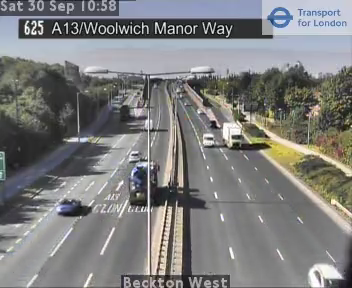
#> input picture frame 26 of trafficCounter/inputs/625_201709301058.mp4, 352 x 288 px
$ python histogram_extraction.py
#> lines starting #> are read from the running program, lines starting #| are printed output that depends on the picture; long printed decimals are rounded
#!/usr/bin/env python3
# -*- coding: utf-8 -*-
"""
Created on Thu Jul 20 10:28:47 2017

@author: alexdrake
"""

import cv2
import numpy as np
from matplotlib import pyplot as plt
import os

# get working directory
loc = os.path.abspath('')

cap = cv2.VideoCapture(loc+'/trafficCounter/inputs/625_201709301058.mp4')

# get frame size
w = int(cap.get(cv2.CAP_PROP_FRAME_WIDTH))
h = int(cap.get(cv2.CAP_PROP_FRAME_HEIGHT))

# create a mask
mask1 = np.zeros((h,w), np.uint8)
mask1[188:258, 30:140] = 255

mask2 = np.zeros((h,w), np.uint8)
mask2[188:258, 190:260] = 255

while(1):
    ret, frame = cap.read()
#> frame is the input picture: shape (288, 352, 3); mean B, G, R 125.7, 126.1, 125.8

    if ret == True:
        # convert BGR to HSV
        frame = cv2.cvtColor(frame, cv2.COLOR_BGR2HSV)
#> frame: shape (288, 352, 3); mean H, S, V 68.9, 22.9, 131.6

        # add mask to each frame
        frame1 = cv2.bitwise_and(frame, frame, mask=mask1)
#> frame1: shape (288, 352, 3); mean H, S, V 5.1, 0.6, 10.8
        frame2 = cv2.bitwise_and(frame, frame, mask=mask2)
#> frame2: shape (288, 352, 3); mean H, S, V 2.4, 0.2, 6.2

        #hist_full = cv2.calcHist([frame],[2],None,[256],[0, 256])
        hist_mask1 = cv2.calcHist([frame1],[2],mask1,[256],[50, 256])
#> hist_mask1 = 256 values, max 172 at index 106, min 0 at index 5, mean 29.36
        hist_mask2 = cv2.calcHist([frame2],[2],mask2,[256],[50, 256])
#> hist_mask2 = 256 values, max 274 at index 103, min 0 at index 5, mean 19.09

        # calculate summary stats
        stats = np.array([["Count",np.count_nonzero(hist_mask1)],
                           ["Max",np.max(hist_mask1)],
                           ["Mean",np.mean(hist_mask1)],
                           ["Std",np.std(hist_mask1)],
                           ["25%",np.percentile(hist_mask1,25)],
                           ["50%",np.percentile(hist_mask1,50)],
                           ["75%",np.percentile(hist_mask1,75)]])
        print(stats)
#| [['Count' '203']
#|  ['Max' '172.0']
#|  ['Mean' '29.355']
#|  ['Std' '39.568']
#|  ['25%' '4.0']
#|  ['50%' '10.0']
#|  ['75%' '50.25']]

        # create plots
        plt.subplot(221), plt.imshow(frame1, 'gray')
        plt.subplot(222), plt.plot(hist_mask1)
        plt.xlim([0,256]), plt.ylim([0,300])
        plt.subplot(223), plt.imshow(frame2, 'gray')
        plt.subplot(224), plt.plot(hist_mask2)
        plt.xlim([0,256]), plt.ylim([0,300])

        # plot histogram
        plt.show()
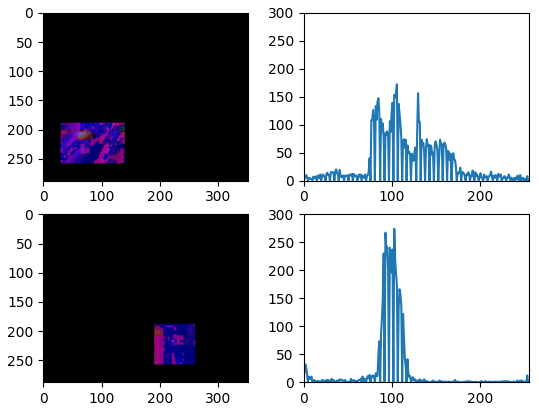
#> figure drawn by matplotlib, 4 panels; panel 2: curve peaks at x = 106, y = 172; panel 4: curve peaks at x = 103, y = 274

        #out.write()

        if cv2.waitKey(1) & 0xFF == ord('q'):
#> (key q is pressed here)
                break
    else:
        break


cv2.destroyAllWindows()
cap.release()
#> (the run stopped early here; a loop or call above may not have finished)

$ run again, starting later in the video
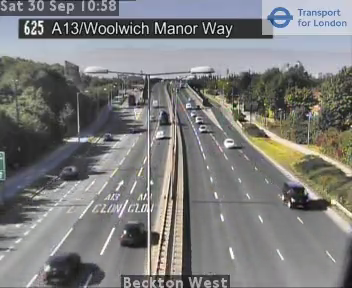
#> input picture frame 119 of trafficCounter/inputs/625_201709301058.mp4, 352 x 288 px
#> frame is the input picture: shape (288, 352, 3); mean B, G, R 124.3, 124.8, 124.7
#> frame: shape (288, 352, 3); mean H, S, V 72.3, 23.3, 130.5
#> frame1: shape (288, 352, 3); mean H, S, V 5.3, 0.5, 10.9
#> frame2: shape (288, 352, 3); mean H, S, V 2.5, 0.2, 6.2
#> hist_mask1 = 256 values, max 143 at index 96, min 0 at index 5, mean 29.24
#> hist_mask2 = 256 values, max 286 at index 91, min 0 at index 1, mean 19.09
#| [['Count' '204']
#|  ['Max' '143.0']
#|  ['Mean' '29.242']
#|  ['Std' '39.980']
#|  ['25%' '4.0']
#|  ['50%' '9.5']
#> (further printed lines are left out)
#> `plt.show()`:
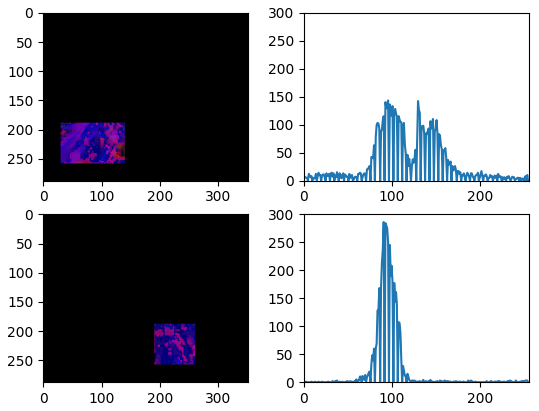
#> figure drawn by matplotlib, 4 panels; panel 2: curve peaks at x = 96, y = 143; panel 4: curve peaks at x = 91, y = 286

$ run again, starting later in the video
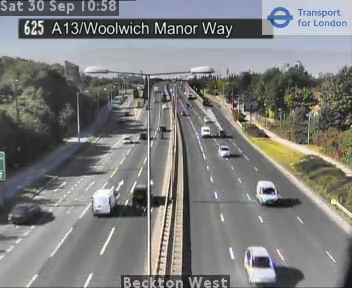
#> input picture frame 212 of trafficCounter/inputs/625_201709301058.mp4, 352 x 288 px
#> frame is the input picture: shape (288, 352, 3); mean B, G, R 125.6, 125.9, 125.8
#> frame: shape (288, 352, 3); mean H, S, V 69.1, 23.5, 131.8
#> frame1: shape (288, 352, 3); mean H, S, V 4.2, 0.5, 10.5
#> frame2: shape (288, 352, 3); mean H, S, V 2.6, 0.3, 6.4
#> hist_mask1 = 256 values, max 178 at index 79, min 0 at index 5, mean 28.25
#> hist_mask2 = 256 values, max 324 at index 94, min 0 at index 1, mean 19.1
#| [['Count' '206']
#|  ['Max' '178.0']
#|  ['Mean' '28.254']
#|  ['Std' '36.9015']
#|  ['25%' '7.0']
#|  ['50%' '12.0']
#> (further printed lines are left out)
#> `plt.show()`:
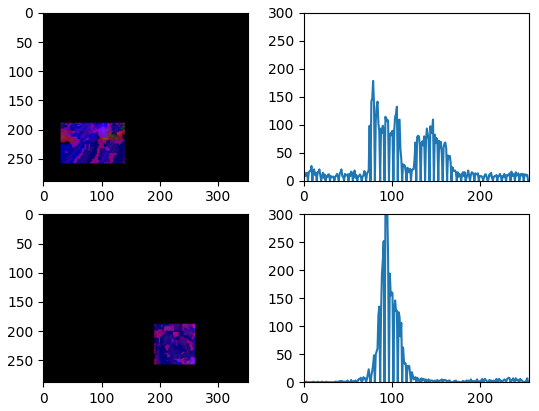
#> figure drawn by matplotlib, 4 panels; panel 2: curve peaks at x = 79, y = 178; panel 4: curve peaks at x = 94, y = 324
